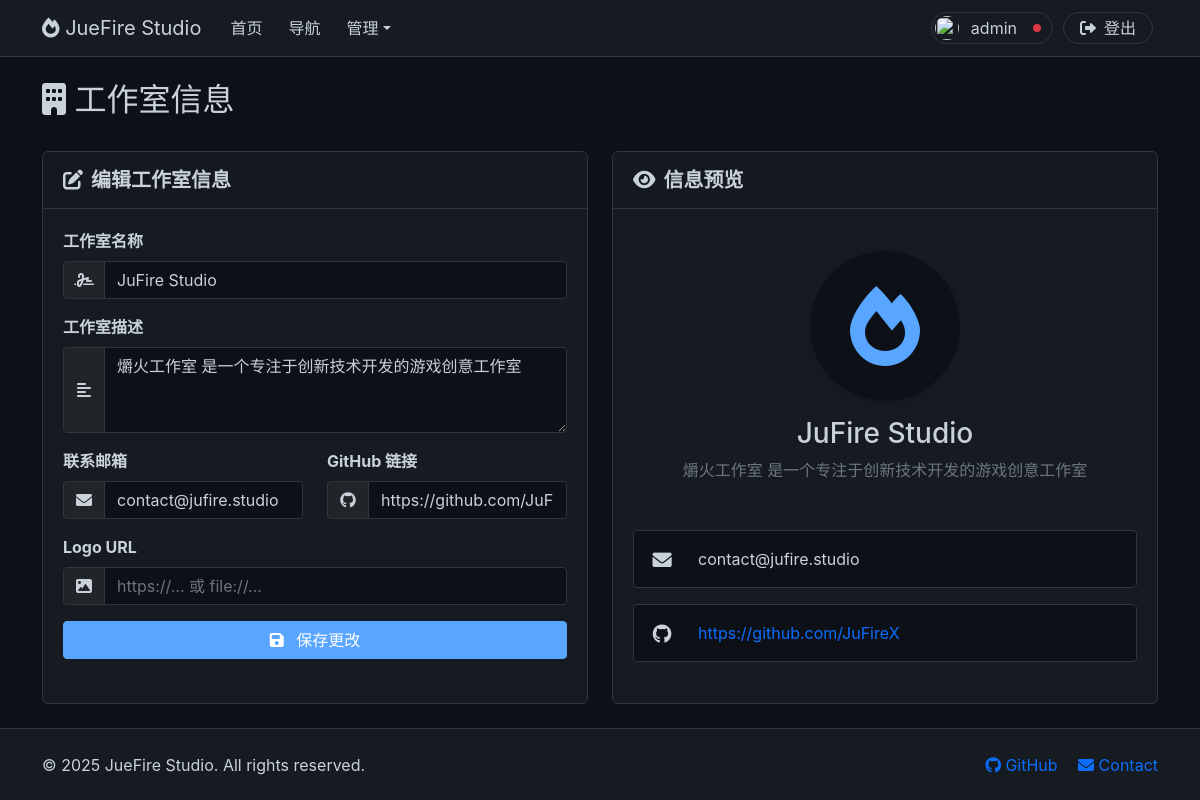
/admin/studio-info (signed in), run on an earlier commit of the app's database.
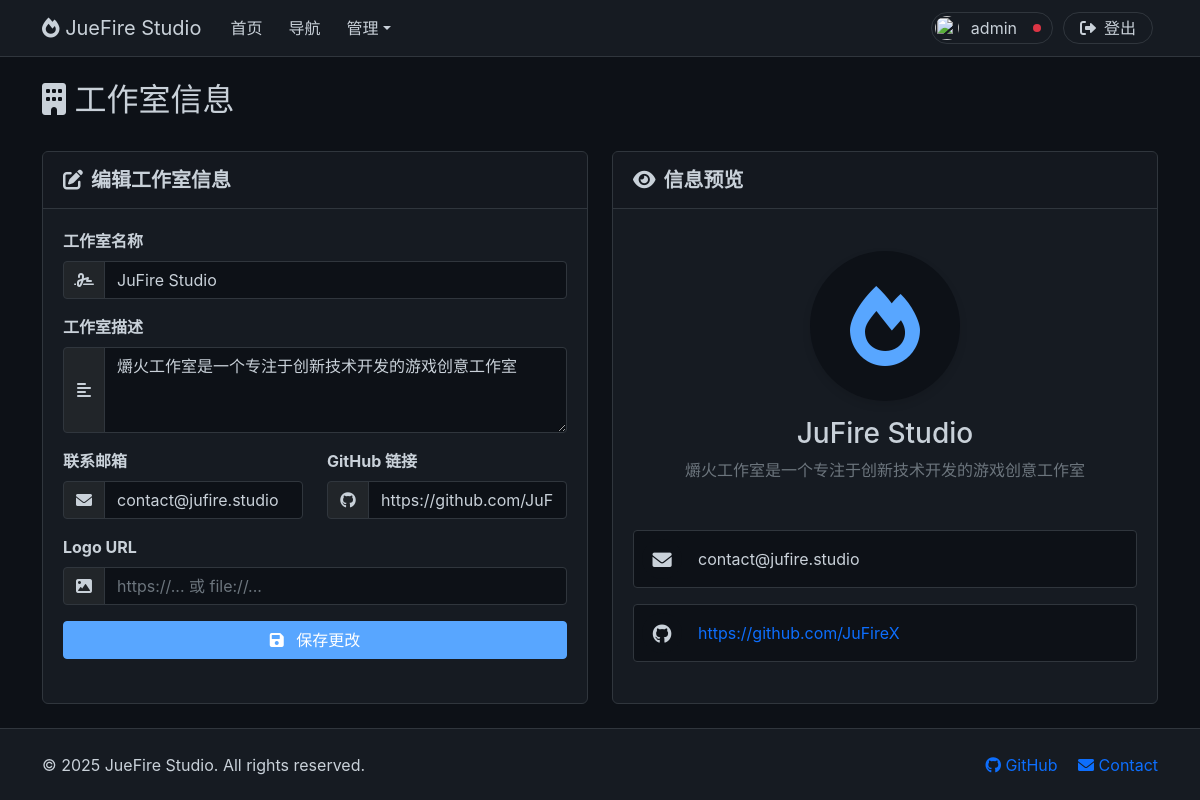
And on a later commit of the database.
### app.old/app.py (models this page shows, shortened)
class User(db.Model):
    id = db.Column(db.Integer, primary_key=True)
    username = db.Column(db.String(80), unique=True, nullable=False)
    email = db.Column(db.String(120), unique=True, nullable=False)
    password_hash = db.Column(db.String(120), nullable=False)
    role = db.Column(db.Integer, default=ROLE_GUEST)
    created_at = db.Column(db.DateTime, default=datetime.now)
    is_active = db.Column(db.Boolean, default=True)
    avatar_path = db.Column(db.String(200), default=None)

class StudioInfo(db.Model):
    id = db.Column(db.Integer, primary_key=True)
    name = db.Column(db.String(100), nullable=False)
    description = db.Column(db.Text)
    logo_url = db.Column(db.String(200))
    contact_email = db.Column(db.String(120))
    github_url = db.Column(db.String(200))
    updated_at = db.Column(db.DateTime, default=datetime.now)

### app.old/app.py (the view, shortened to what this page needs)
        def decorated_function(*args, **kwargs):
            if "user_id" not in session:
                flash("请先登录", "warning")
                return redirect(url_for("auth.login"))
            user = db.session.get(User, session["user_id"])
            if not user or not user.is_active:
                flash("用户不存在或已被禁用", "error")
                return redirect(url_for("auth.login"))
            if user.role < min_role:
                flash("权限不足", "error")
                return redirect(url_for("index"))
            return f(*args, **kwargs)

### app.old/app.py (called while the page is built, shortened)
@app.before_request
def csrf_protect():
    if "_csrf_token" not in session:
        session["_csrf_token"] = secrets.token_hex(16)

def require_role(min_role, owner_check=None):
    def decorator(f):
        def decorated_function(*args, **kwargs):
            if "user_id" not in session:
                flash("请先登录", "warning")
                return redirect(url_for("auth.login"))
            user = db.session.get(User, session["user_id"])
            if not user or not user.is_active:
                flash("用户不存在或已被禁用", "error")
                return redirect(url_for("auth.login"))
            if user.role < min_role:
                flash("权限不足", "error")
                return redirect(url_for("index"))
            return f(*args, **kwargs)
        decorated_function.__name__ = f.__name__
        return decorated_function
    return decorator

@app.route("/admin/studio-info")
@require_role(ROLE_ADMIN)
def admin_studio_info():
    current_user = db.session.get(User, session["user_id"])
    studio_info = StudioInfo.query.first()
    return render_template(
        "admin/studio_info.html", studio_info=studio_info, current_user=current_user
    )

### templates/admin/studio_info.html (shortened to what this page needs)
{% extends 'base.html' %}
{% block required_css %}
  <link href="{{ url_for('static', filename='css/form.css') }}" rel="stylesheet" />
  <link href="{{ url_for('static', filename='css/card.css') }}" rel="stylesheet" />
  <link href="{{ url_for('static', filename='css/button.css') }}" rel="stylesheet" />
  <link href="{{ url_for('static', filename='css/modal.css') }}" rel="stylesheet" />
{% endblock %}
{% block content %}
  <div class="container mt-4">
    <div class="d-flex justify-content-between align-items-center mb-4">
      <h2><i class="fas fa-building"></i> 工作室信息</h2>
    </div>
    <div class="row mb-4">
      <div class="col-lg-6">
        <div class="card h-100">
          <div class="card-header">
            <h5 class="mb-0 d-flex align-items-center"><i class="fas fa-edit me-2"></i> 编辑工作室信息</h5>
          </div>
          <div class="card-body">
            <form id="studioInfoForm" class="needs-validation" novalidate>
              <div class="mb-3">
                <label for="studioName" class="form-label fw-bold">工作室名称</label>
                <div class="input-group">
                  <span class="input-group-text bg-dark"><i class="fas fa-signature"></i></span>
                  <input type="text" class="form-control" id="studioName" name="name" value="{{ studio_info.name }}" required />
                </div>
              </div>
              <div class="mb-3">
                <label for="studioDescription" class="form-label fw-bold">工作室描述</label>
                <div class="input-group">
                  <span class="input-group-text bg-dark"><i class="fas fa-align-left"></i></span>
                  <textarea class="form-control" id="studioDescription" name="description" rows="3">{{ studio_info.description }}</textarea>
                </div>
              </div>
              <div class="row">
                <div class="col-md-6 mb-3">
                  <label for="studioEmail" class="form-label fw-bold">联系邮箱</label>
                  <div class="input-group">
                    <span class="input-group-text bg-dark"><i class="fas fa-envelope"></i></span>
                    <input type="email" class="form-control" id="studioEmail" name="contact_email" value="{{ studio_info.contact_email }}" />
                  </div>
                </div>
                <div class="col-md-6 mb-3">
                  <label for="studioGithub" class="form-label fw-bold">GitHub 链接</label>
                  <div class="input-group">
                    <span class="input-group-text bg-dark"><i class="fab fa-github"></i></span>
                    <input type="url" class="form-control" id="studioGithub" name="github_url" value="{{ studio_info.github_url }}" />
                  </div>
                </div>
              </div>
              <div class="mb-3">
                <label for="studioLogo" class="form-label fw-bold">Logo URL</label>
                <div class="input-group">
                  <span class="input-group-text bg-dark"><i class="fas fa-image"></i></span>
                  <input type="url" class="form-control" id="studioLogo" name="logo_url" value="{{ studio_info.logo_url }}" placeholder="https://... 或 file://..." />
                </div>
              </div>
              <div class="d-grid">
                <button type="submit" class="btn btn-primary"><i class="fas fa-save me-2"></i> 保存更改</button>
              </div>
            </form>
          </div>
        </div>
      </div>
      <div class="col-lg-6 mt-4 mt-lg-0">
        <div class="card h-100">
          <div class="card-header">
            <h5 class="mb-0 d-flex align-items-center"><i class="fas fa-eye me-2"></i> 信息预览</h5>
          </div>
          <div class="card-body d-flex flex-column justify-content-center">
            <div class="text-center mb-4">
              <div class="preview-logo-container mb-3">
                {% if studio_info.logo_url %}
                  <img src="{{ studio_info.logo_url }}" alt="工作室Logo" class="preview-logo" />
                {% else %}
                  <i class="fas fa-fire preview-icon"></i>
                {% endif %}
              </div>
              <h3 id="previewName" class="mb-2">{{ studio_info.name }}</h3>
              <p id="previewDescription" class="text-muted mb-4">{{ studio_info.description }}</p>
            </div>
            <div class="contact-info">
              <div class="d-flex align-items-center mb-3 p-2 rounded contact-item">
                <i class="fas fa-envelope contact-icon"></i>
                <span id="previewEmail" class="ms-3">{{ studio_info.contact_email }}</span>
              </div>
              <div class="d-flex align-items-center p-2 rounded contact-item">
                <i class="fab fa-github contact-icon"></i>
                <a id="previewGithub" href="{{ studio_info.github_url }}" target="_blank" class="ms-3 text-decoration-none">{{ studio_info.github_url }}</a>
              </div>
            </div>
          </div>
        </div>
      </div>
    </div>
  </div>
{% endblock %}

### templates/base.html (shortened to what this page needs)
<!DOCTYPE html>
<html lang="zh-CN">
  <head>
    <link href="https://cdn.jsdelivr.net/npm/bootstrap@5.1.3/dist/css/bootstrap.min.css" rel="stylesheet" />
    <link href="https://cdnjs.cloudflare.com/ajax/libs/font-awesome/6.0.0/css/all.min.css" rel="stylesheet" />
    <link href="{{ url_for('static', filename='css/main.css') }}" rel="stylesheet" />
    <link href="{{ url_for('static', filename='css/alert.css') }}" rel="stylesheet" />
    <link href="{{ url_for('static', filename='css/navigation.css') }}" rel="stylesheet" />
    {% block required_css %}
    {% endblock %}
  </head>
  <body>
    <nav class="navbar navbar-expand-lg navbar-dark">
      <div class="container">
        <a class="navbar-brand" href="{{ url_for('index') }}">
          <i class="fas fa-fire"></i>
          JueFire Studio
        </a>
        <div class="collapse navbar-collapse" id="navbarNav">
          <ul class="navbar-nav me-auto">
            <li class="nav-item" style="margin: 0 5px">
              <a class="nav-link" href="{{ url_for('index') }}">首页</a>
            </li>
            {% if current_user and current_user.role >= 1 %}
              <li class="nav-item" style="margin: 0 5px">
                <a class="nav-link" href="{{ url_for('navigation.navigation') }}">导航</a>
              </li>
            {% endif %}
            {% if current_user and current_user.role >= 2 %}
              <li class="nav-item dropdown" style="margin: 0 5px">
                <a class="nav-link dropdown-toggle" href="#" id="navbarDropdown" role="button" data-bs-toggle="dropdown" aria-expanded="false">管理</a>
              </li>
            {% endif %}
          </ul>
          {% if current_user %}
            <ul class="navbar-account">
              <li class="nav-item" style="display: flex; align-items: center; margin: 0 5px">
                <a class="nav-link" id="profile_link" href="{{ url_for('auth.profile') }}">
                  <div id="user_tag">
                    {% if current_user.avatar_path %}
                      <img id="user_avatar_img" src="{{ url_for('auth.user_avatar', filename=current_user.avatar_path) }}" />
                    {% else %}
                      <i id="user_avatar_fas" class="fas fa-user-circle"></i>
                    {% endif %}
                  </div>
                  <span style="padding: 0 4px 0 8px; line-height: 32px">{{ current_user.username }}</span>
                  <div id="user_dot_box">
                    {% if current_user.role == 0 %}
                      <span class="user_dot rounded-circle bg-info" title="权限等级: 游客"></span>
                    {% elif current_user.role == 1 %}
                      <span class="user_dot rounded-circle bg-primary" title="权限等级: 成员"></span>
                    {% elif current_user.role == 2 %}
                      <span class="user_dot rounded-circle bg-warning" title="权限等级: 管理员"></span>
                    {% elif current_user.role >= 3 %}
                      <span class="user_dot rounded-circle bg-danger" title="权限等级: 超级管理员"></span>
                    {% endif %}
                  </div>
                </a>
              </li>
              <li class="nav-item" style="margin: 0 5px">
                <a class="nav-link" id="logout_link" href="{{ url_for('auth.logout') }}" title="退出登录">
                  <div class="d-flex align-items-center justify-content-center" style="width: 32px; height: 32px;">
                    <i class="fas fa-sign-out-alt"></i>
                  </div>
                  <span style="padding: 0 8px 0 0; line-height: 32px">登出</span>
                </a>
              </li>
            </ul>
          {% endif %}
        </div>
      </div>
    </nav>
    <div id="messages" class="toast-container position-fixed bottom-0 end-0 p-3" style="z-index: 9999"></div>
    <main>
      {% block content %}
      {% endblock %}
    </main>
    <footer class="footer py-4">
      <div class="container">
        <div class="row">
          <div class="col-md-6">
            <p class="mb-0">&copy; 2025 JueFire Studio. All rights reserved.</p>
          </div>
          <div class="col-md-6 text-end">
            {% if studio_info and studio_info.github_url %}
              <a href="{{ studio_info.github_url }}" class="text-decoration-none me-3">
                <i class="fab fa-github"></i>
                GitHub
              </a>
            {% else %}
              <a href="{{ url_for('index') }}" class="text-decoration-none me-3"><i class="fab fa-github"></i> GitHub</a>
            {% endif %}
            <a href="#" class="text-decoration-none"><i class="fas fa-envelope"></i> Contact</a>
          </div>
        </div>
      </div>
    </footer>
  </body>
</html>

### static/css/main.css (style rules this page uses)
* { box-sizing: border-box; margin: 0; padding: 0; }
html, body { transition: opacity 0.1s ease; }
:root { --github-bg: #0d1117; --github-secondary: #161b22; --github-border: #30363d; --github-text: #c9d1d9; --github-text-secondary: #8b949e; --github-accent: #58a6ff; --github-primary: #0d6efd; --github-success: #238636; --github-warning: #f0883e; --github-danger: #da3633; }
body { min-height: 100vh; background-color: var(--github-bg); color: var(--github-text); font-family: "-apple-system", "BlinkMacSystemFont", "Segoe UI", "Helvetica", "Arial", "sans-serif"; display: flex; flex-direction: column; }
main { flex: 1 0 auto; }
.footer { background-color: var(--github-secondary); border-top: 1px solid var(--github-border); }
.fade-in { animation: fadeIn 0.5s ease-in-out; }

### static/css/navigation.css (style rules this page uses)
.navbar { background-color: var(--github-secondary) !important; border-bottom: 1px solid var(--github-border); }
.navbar-brand, .nav-link { color: var(--github-text) !important; }

### static/css/form.css (style rules this page uses)
.form-control { background-color: var(--github-bg); border: 1px solid var(--github-border); color: var(--github-text); }
.input-group-text.bg-dark { border-color: var(--github-border); color: var(--github-text); }
.input-group span { display: flex; justify-content: center; align-items: center; width: 42px; }

### static/css/card.css (style rules this page uses)
.card { background-color: var(--github-secondary); border: 1px solid var(--github-border); color: var(--github-text); transition: background-color 0.2s, box-shadow 0.2s; border-radius: 6px; margin-bottom: 24px; }
.card-header, .card-footer { background-color: rgba(0, 0, 0, 0.1); border-color: var(--github-border); padding: 16px 20px; }
.card-header h5 { font-weight: 600; color: var(--github-text); }
.card-body { padding: 20px; }

### static/css/button.css (style rules this page uses)
.btn-primary { background-color: var(--github-accent); border-color: var(--github-accent); }

### templates/base.html (style rules this page uses)
html, body { visibility: hidden; background-color: #0d1117; }
#profile_link { border: 1px solid var(--github-border); border-radius: 16px; height: 32px; padding: 0; display: flex; align-items: center; justify-content: center; overflow: hidden; margin: auto 0; }
#user_tag { width: 32px; height: 32px; border-radius: 50%; overflow: hidden; display: flex; align-items: center; justify-content: center; flex-shrink: 0; margin: 0 0 0 -1px; }
#user_avatar_img { width: 24px; height: 24px; border-radius: 50%; overflow: hidden; object-fit: cover; display: block; }
#user_dot_box { width: 32px; height: 32px; display: flex; align-items: center; justify-content: center; margin-right: -1px; }
.user_dot { width: 8px; height: 8px; padding: 0; display: inline-block !important; }
#logout_link { border: 1px solid var(--github-border); border-radius: 16px; height: 32px; padding: 0 8px; display: flex; align-items: center; justify-content: center; overflow: hidden; margin: auto 0; }
.navbar-account { display: flex; margin: 0; padding: 0; list-style: none; justify-content: space-between; align-items: center; }

### templates/admin/studio_info.html (style rules this page uses)
.preview-logo-container { width: 150px; height: 150px; margin: 0 auto; display: flex; align-items: center; justify-content: center; border-radius: 50%; overflow: hidden; background-color: var(--github-bg); box-shadow: 0 4px 8px rgba(0, 0, 0, 0.1); }
.preview-icon { font-size: 5rem; color: var(--github-accent); }
.contact-item { transition: all 0.5s ease; background-color: var(--github-bg); border: 1px solid var(--github-border); }
.contact-icon { width: 40px; height: 40px; display: flex; align-items: center; justify-content: center; border-radius: 50%; background-color: var(--github-bg); color: var(--github-text); font-size: 1.2rem; }

What changed in the data, as far as the page shows it:
changed StudioInfo "JuFire Studio": description "爝火工作室 是一个专注于创新技术开发的游戏创意工作室" → "爝火工作室是一个专注于创新技术开发的游戏创意工作室"
